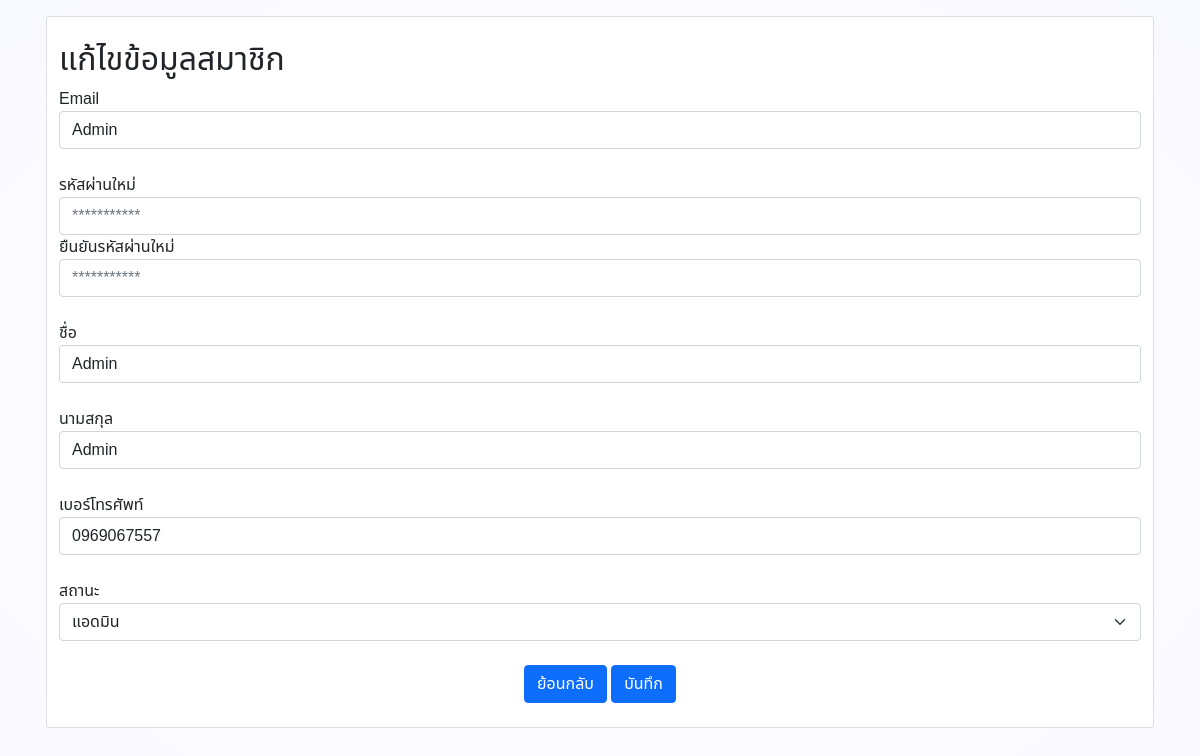
Page /admin/EditAdmin.php?UserID=2 on the committed database.
### tables this page shows
CREATE TABLE `user` (
  `ID` int(11) NOT NULL,
  `Username` varchar(50) NOT NULL,
  `Password` varchar(100) NOT NULL,
  `Firstname` varchar(100) NOT NULL,
  `Lastname` varchar(100) NOT NULL,
  `Tel` varchar(10) NOT NULL,
  `email` varchar(255) NOT NULL,
  `Add_user` varchar(30) NOT NULL,
  `Userlevel` int(1) NOT NULL
);

### admin/EditAdmin.php (the view, shortened to what this page needs)
<?php
    include('../config/server.php');
?>
<!doctype html>
<html lang="en">
<head>
        <link href="https://cdn.jsdelivr.net/npm/bootstrap-icons@1.5.0/font/bootstrap-icons.css" rel="stylesheet" />
        <link href="css/styles.css" rel="stylesheet" />
  <link rel="stylesheet" type="text/css" href="https://cdnjs.cloudflare.com/ajax/libs/font-awesome/6.2.0/css/all.min.css">
</head>
<align="center">
<div class="container">
  <div class="row">
    <div class="col-md-12">
    <?php
        $ID = $_GET['UserID'];
        $sql = "SELECT * FROM user Where ID = '$ID'";
        $query = mysqli_query($conn,$sql);
        while($result=mysqli_fetch_array($query,MYSQLI_ASSOC)){
    ?>
    <div class="container p-3">
    <div class="row">
    <div class="card"><br>
    <h2>แก้ไขข้อมูลสมาชิก</h2>
    <div class="col-md-12">
				<form class="login100-form validate-form" name ="form1" method="post" action="updateuserphp.php" onsubmit="return checkPassword()">
        <div class="form-group ">
              <div class="form-group y">
              <div class="col-md-12 mb-3 mb-md-0">
                  <label class="font-weight-bold" for="username">Email</label>
                  <input type="text" id="username" class="form-control"  value="<?php echo $result['Username']?>" name="username" required>
                </div>
              <br>
              <div class="form-group y">
                <div class="col-md-12 mb-3 mb-md-0">
                  <label class="font-weight-bold" for="password">รหัสผ่านใหม่</label>
                  <input type="password" id="password" class="form-control" value="" placeholder="***********" name="password">
                  <label class="font-weight-bold" for="password">ยืนยันรหัสผ่านใหม่</label>
                  <input type="password" id="password02" class="form-control" value="" placeholder="***********" name="password02">
                </div>
              </div>
              <br>
              <div class="form-group y">
                <div class="col-md-12 mb-3 mb-md-0">
                  <label class="font-weight-bold" for="firstname">ชื่อ</label>
                  <input type="text" id="firstname" class="form-control" value="<?php echo $result['Firstname']?>" name="firstname" required>
                </div>
              </div>
              <br>
              <div class="form-group y">
                <div class="col-md-12 mb-3 mb-md-0">
                  <label class="font-weight-bold" for="lastname">นามสกุล</label>
                  <input type="text" id="lastname" class="form-control" value="<?php echo $result['Lastname']?>" name="lastname" required>
                </div>
              </div>
              <br>
              <div class="form-group y">
                <div class="col-md-12 mb-3 mb-md-0">
                  <label class="font-weight-bold" for="tel">เบอร์โทรศัพท์</label>
                  <input type="text" id="tel" class="form-control" value="<?php echo $result['Tel']?>" name="tel" required >
                </div>
              </div>
              <br>
              <div class="form-group y">
                <div class="col-md-12 mb-3 mb-md-0">
                  <label class="font-weight-bold" for="userlevel">สถานะ</label>
                  <select name="userlevel" id="userlevel" class="form-select" required>
                    <option value="<?php echo $result['Userlevel'];?>"><?php if($result['Userlevel']==1){
                      echo 'แอดมิน';
                      }else{
                      echo 'ลูกค้า';
                      }?></option>
                  </select>
                </div>
              </div>
              <br>
              <?php } ?>
                <center>
                  <button type="button" onclick="history.back()" class="btn btn-primary">ย้อนกลับ</button>
                  <button type="submit" name="save" class="btn btn-primary">บันทึก</button>
                </center>
            </form>
            <br>
            </div>
            </div>
          </div>
          </div>
          </div>
          </body>
</html>

### rows in the picture
user: username "Admin", firstname "Admin", lastname "Admin", tel "0969067557", userlevel "แอดมิน"
